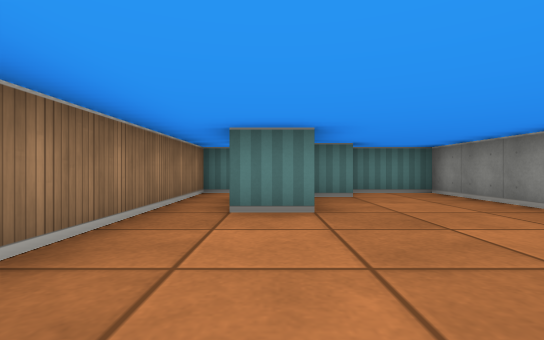
view 1 (above)

12 first-person views from a walk through a cub3D maze. The camera is about half as high as the walls, looks level and sees 85° across. The floor is counted in squares. Each view is taken from the middle of a square. On the plan, view 1 faces up. The plan holds only what a view shows up to about 9 squares ahead; the rest is blank.

view 2
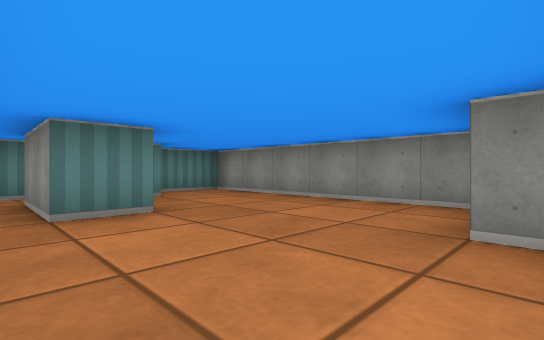

view 3
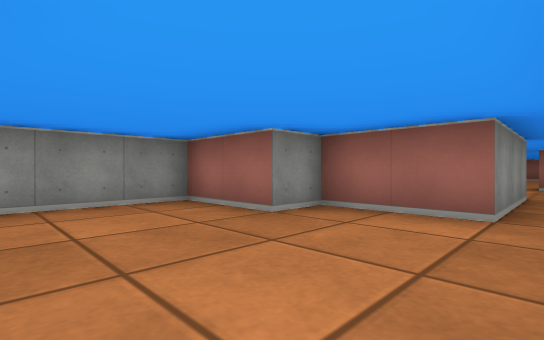

view 4
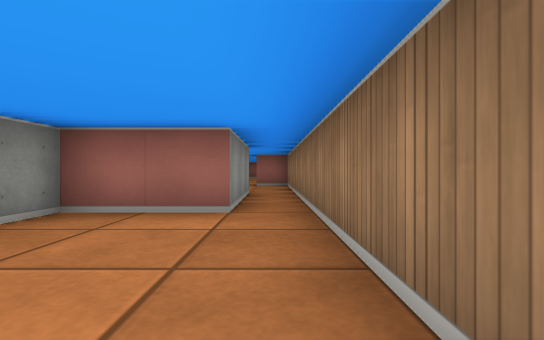

view 5
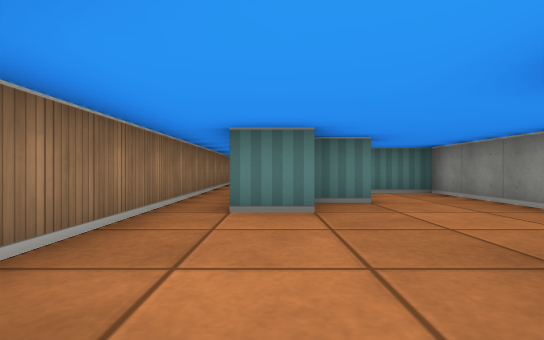

view 6
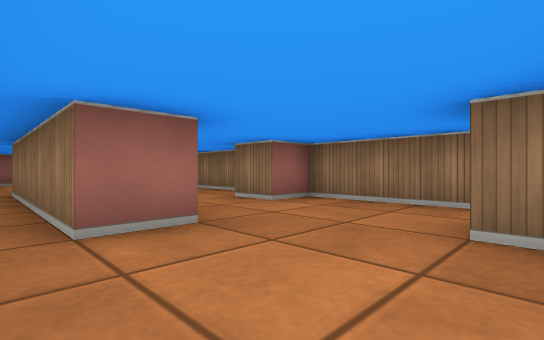

view 7
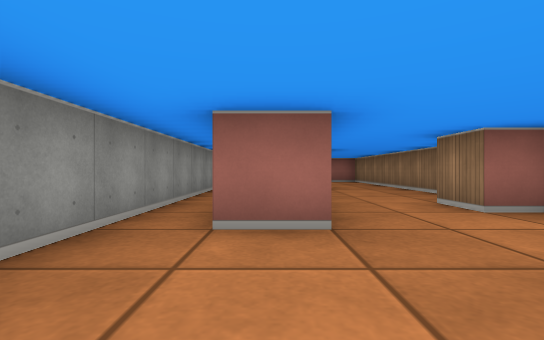

view 8
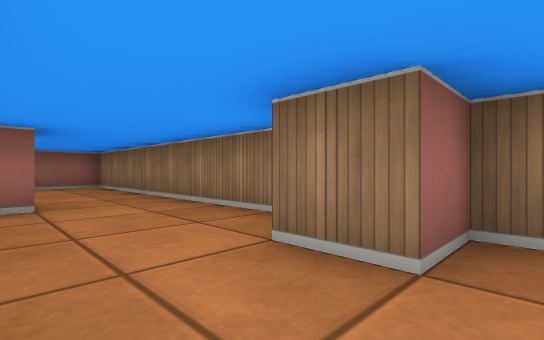

view 9
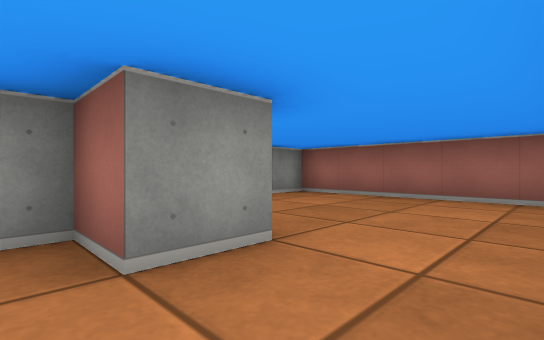

view 10
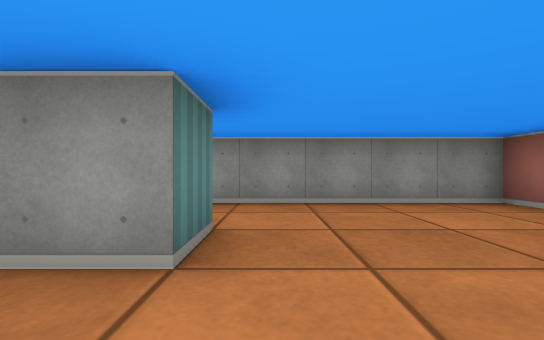

view 11
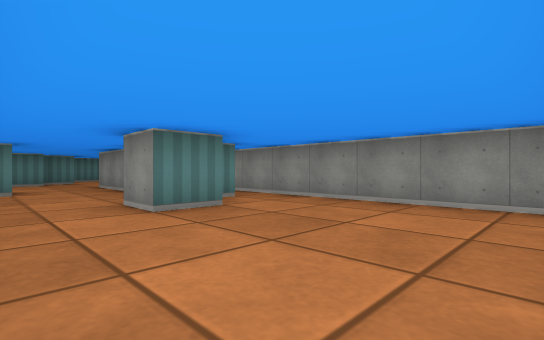

view 12
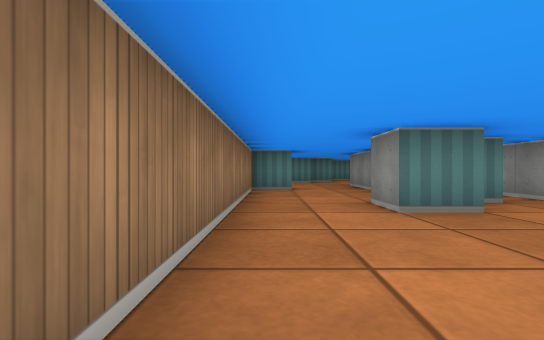

### Floor plan
Ten units are one square. View 1 is at (0, 0); x grows to the right and y downward. Boxes are objects, and circles mark ways between rooms. Rooms are numbered by the first view taken in them; rooms with no view inside come last. Other rooms are left out.
<svg viewBox="-20 -70 60 230">
<path fill="none" stroke="#000" d="M6 -35 -5 -35 -5 -55M15 -55 8 -55M-4 -65 -15 -65 -15 5M-5 5 15 5 15 -5 35 -5 35 -65 18 -65M15 75 15 55 25 55 25 104M15 115 5 115 5 105 15 105 15 100M5 30 5 35 -5 35 -5 5M15 25 6 25M-15 5 -15 65 -5 65 -5 75 -15 75 -15 155 35 155 35 5 21 5"/>
<circle cx="-10" cy="10" r="3" fill="#2a7"/>
<text x="10" y="-30">1</text>
<text x="10" y="90">2</text>
</svg>
Room 1 opens to room 2.

Where each view was taken, in squares from view 1:
view 1: 0 up, 0 right, facing up
view 2: 0 up, 1 left, facing up-right
view 3: 3 up, 1 left, facing down-right
view 4: 3 up, 1 left, facing down
view 5: 7 down, 0 right, facing up
view 6: 3 down, 3 right, facing down-left
view 7: 3 down, 2 right, facing down
view 8: 6 down, 1 right, facing down-left
view 9: 10 down, 1 left, facing down-right
view 10: 12 down, 1 left, facing right
view 11: 15 down, 1 left, facing up-right
view 12: 15 down, 1 left, facing up
